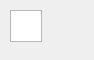
<?xml version="1.0" encoding="UTF-8"?>
<ui version="4.0">
 <class>Form</class>
 <widget class="QWidget" name="Form">
  <property name="geometry">
   <rect>
    <x>0</x>
    <y>0</y>
    <width>94</width>
    <height>60</height>
   </rect>
  </property>
  <property name="minimumSize">
   <size>
    <width>0</width>
    <height>0</height>
   </size>
  </property>
  <property name="maximumSize">
   <size>
    <width>94</width>
    <height>60</height>
   </size>
  </property>
  <property name="windowTitle">
   <string>Form</string>
  </property>
  <widget class="QGraphicsView" name="graphicsView">
   <property name="geometry">
    <rect>
     <x>10</x>
     <y>10</y>
     <width>32</width>
     <height>32</height>
    </rect>
   </property>
   <property name="minimumSize">
    <size>
     <width>32</width>
     <height>32</height>
    </size>
   </property>
   <property name="maximumSize">
    <size>
     <width>32</width>
     <height>32</height>
    </size>
   </property>
   <property name="styleSheet">
    <string notr="true">background-image: url(:/images/white.png);</string>
   </property>
  </widget>
 </widget>
 <resources>
  <include location="white.qrc"/>
 </resources>
 <connections/>
</ui>
